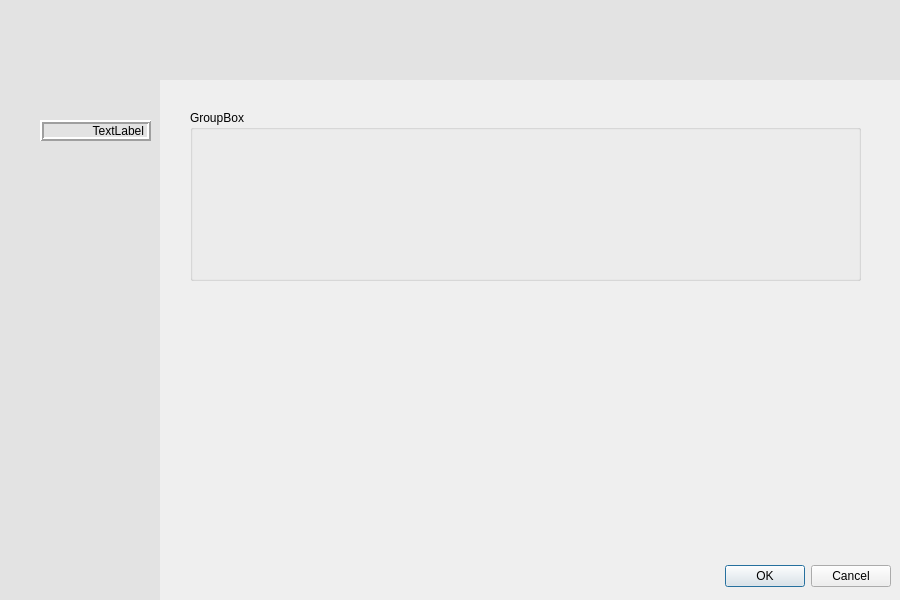
<?xml version="1.0" encoding="UTF-8"?>
<ui version="4.0">
 <class>Dialog</class>
 <widget class="QDialog" name="Dialog">
  <property name="geometry">
   <rect>
    <x>0</x>
    <y>0</y>
    <width>900</width>
    <height>600</height>
   </rect>
  </property>
  <property name="windowTitle">
   <string>Dialog</string>
  </property>
  <widget class="QDialogButtonBox" name="buttonBox">
   <property name="geometry">
    <rect>
     <x>550</x>
     <y>560</y>
     <width>341</width>
     <height>32</height>
    </rect>
   </property>
   <property name="orientation">
    <enum>Qt::Horizontal</enum>
   </property>
   <property name="standardButtons">
    <set>QDialogButtonBox::Cancel|QDialogButtonBox::Ok</set>
   </property>
  </widget>
  <widget class="QWidget" name="widget" native="true">
   <property name="geometry">
    <rect>
     <x>0</x>
     <y>0</y>
     <width>160</width>
     <height>600</height>
    </rect>
   </property>
   <property name="palette">
    <palette>
     <active>
      <colorrole role="Midlight">
       <brush brushstyle="SolidPattern">
        <color alpha="255">
         <red>159</red>
         <green>159</green>
         <blue>159</blue>
        </color>
       </brush>
      </colorrole>
      <colorrole role="Window">
       <brush brushstyle="SolidPattern">
        <color alpha="255">
         <red>227</red>
         <green>227</green>
         <blue>227</blue>
        </color>
       </brush>
      </colorrole>
     </active>
     <inactive>
      <colorrole role="Midlight">
       <brush brushstyle="SolidPattern">
        <color alpha="255">
         <red>159</red>
         <green>159</green>
         <blue>159</blue>
        </color>
       </brush>
      </colorrole>
      <colorrole role="Window">
       <brush brushstyle="SolidPattern">
        <color alpha="255">
         <red>227</red>
         <green>227</green>
         <blue>227</blue>
        </color>
       </brush>
      </colorrole>
     </inactive>
     <disabled>
      <colorrole role="Midlight">
       <brush brushstyle="SolidPattern">
        <color alpha="255">
         <red>159</red>
         <green>159</green>
         <blue>159</blue>
        </color>
       </brush>
      </colorrole>
      <colorrole role="Base">
       <brush brushstyle="SolidPattern">
        <color alpha="255">
         <red>227</red>
         <green>227</green>
         <blue>227</blue>
        </color>
       </brush>
      </colorrole>
      <colorrole role="Window">
       <brush brushstyle="SolidPattern">
        <color alpha="255">
         <red>227</red>
         <green>227</green>
         <blue>227</blue>
        </color>
       </brush>
      </colorrole>
     </disabled>
    </palette>
   </property>
   <property name="autoFillBackground">
    <bool>true</bool>
   </property>
   <widget class="QLabel" name="label">
    <property name="geometry">
     <rect>
      <x>40</x>
      <y>120</y>
      <width>111</width>
      <height>21</height>
     </rect>
    </property>
    <property name="frameShape">
     <enum>QFrame::Box</enum>
    </property>
    <property name="frameShadow">
     <enum>QFrame::Raised</enum>
    </property>
    <property name="lineWidth">
     <number>2</number>
    </property>
    <property name="text">
     <string>TextLabel</string>
    </property>
    <property name="alignment">
     <set>Qt::AlignRight|Qt::AlignTrailing|Qt::AlignVCenter</set>
    </property>
   </widget>
  </widget>
  <widget class="QWidget" name="widget_2" native="true">
   <property name="geometry">
    <rect>
     <x>160</x>
     <y>0</y>
     <width>740</width>
     <height>80</height>
    </rect>
   </property>
   <property name="palette">
    <palette>
     <active>
      <colorrole role="Window">
       <brush brushstyle="SolidPattern">
        <color alpha="255">
         <red>227</red>
         <green>227</green>
         <blue>227</blue>
        </color>
       </brush>
      </colorrole>
     </active>
     <inactive>
      <colorrole role="Window">
       <brush brushstyle="SolidPattern">
        <color alpha="255">
         <red>227</red>
         <green>227</green>
         <blue>227</blue>
        </color>
       </brush>
      </colorrole>
     </inactive>
     <disabled>
      <colorrole role="Base">
       <brush brushstyle="SolidPattern">
        <color alpha="255">
         <red>227</red>
         <green>227</green>
         <blue>227</blue>
        </color>
       </brush>
      </colorrole>
      <colorrole role="Window">
       <brush brushstyle="SolidPattern">
        <color alpha="255">
         <red>227</red>
         <green>227</green>
         <blue>227</blue>
        </color>
       </brush>
      </colorrole>
     </disabled>
    </palette>
   </property>
   <property name="autoFillBackground">
    <bool>true</bool>
   </property>
  </widget>
  <widget class="QGroupBox" name="groupBox">
   <property name="geometry">
    <rect>
     <x>190</x>
     <y>110</y>
     <width>671</width>
     <height>171</height>
    </rect>
   </property>
   <property name="title">
    <string>GroupBox</string>
   </property>
   <property name="flat">
    <bool>true</bool>
   </property>
  </widget>
 </widget>
 <resources/>
 <connections>
  <connection>
   <sender>buttonBox</sender>
   <signal>accepted()</signal>
   <receiver>Dialog</receiver>
   <slot>accept()</slot>
   <hints>
    <hint type="sourcelabel">
     <x>248</x>
     <y>254</y>
    </hint>
    <hint type="destinationlabel">
     <x>157</x>
     <y>274</y>
    </hint>
   </hints>
  </connection>
  <connection>
   <sender>buttonBox</sender>
   <signal>rejected()</signal>
   <receiver>Dialog</receiver>
   <slot>reject()</slot>
   <hints>
    <hint type="sourcelabel">
     <x>316</x>
     <y>260</y>
    </hint>
    <hint type="destinationlabel">
     <x>286</x>
     <y>274</y>
    </hint>
   </hints>
  </connection>
 </connections>
</ui>
